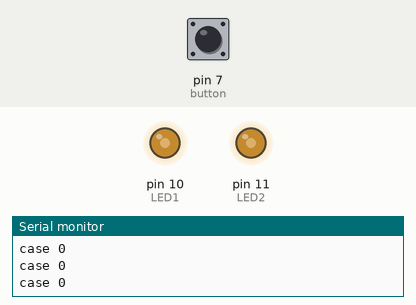
A sketch run on a simulated Arduino Uno, built with avr-gcc and run on an emulated ATmega328P. Parts: output pins drawn as LEDs (lit = HIGH), the last lines printed to the serial monitor. Inputs (shaded band) come from the test bench; at power-on: pin 7 (button) HIGH.

Above: at 1.2 s.
1.3 s: pin 7 (button) pulled LOW for 0.15 s
At 1.9 s:
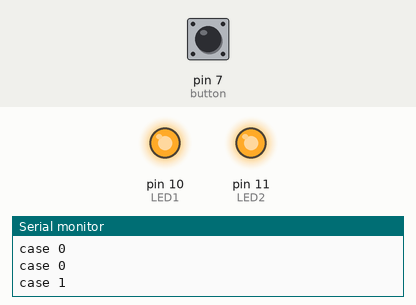
4.3 s: pin 7 (button) pulled LOW for 3.2 s
At 5.5 s:
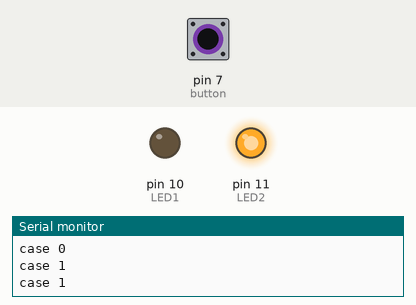
Timing chart, 0 to 21.6 s (numbered marks = the images above; inputs shaded):
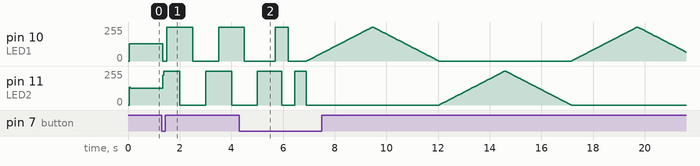

The sketch:

fairylights.ino
```cpp
// Fairy light controller.           Pins 10 and 11 connect to a string of LED's, with alternating polarity.
//                                   Pins 7 and GND connect to a push button to change setting.#

// Bit of a work in progress - need to mess around with the delay functions in the switch statements as they are delaying the incrementing of the selection value.
// Also want to add a twinkle effect where both LED's are blended with eachother, fading back and forth, like the original controller had.

const int LED1 = 10;  // LED string pins, polarity doesn't matter
const int LED2 = 11;

const int button = 7; // pushbutton pin

int sel = 0; // initial case for selection switch

void setup() {

  pinMode(LED1, OUTPUT);
  pinMode(LED2, OUTPUT); // set pins as output

  pinMode(button, INPUT_PULLUP); // set pushbutton as input

  Serial.begin(9600); // debugging

}

void setLED(int ledPos, int speed) // default for speed is around 500ms
{
  if(ledPos == 0)
  {
    digitalWrite(LED1, HIGH);
    delay(speed);
    digitalWrite(LED2, LOW);
    delay(speed);
  }

  if(ledPos == 1)
  {
    digitalWrite(LED1, LOW);
    delay(speed);
    digitalWrite(LED2, HIGH);
    delay(speed);
  }
}

void setLEDfade(int ledPos, int fadeSpeed)
{
  if(ledPos == 0)
  {
    for(int fadeValue = 0 ; fadeValue <= 255 ; fadeValue +=fadeSpeed) {
    analogWrite(10, fadeValue);
    digitalWrite(11, LOW);
    delay(20);
  }

  for(int fadeValue = 255 ; fadeValue >= 0 ; fadeValue -=fadeSpeed) {
    analogWrite(10, fadeValue);
    digitalWrite(11, LOW);
    delay(20);
  }
  }
  if(ledPos == 1)
  {
    for(int fadeValue = 0 ; fadeValue <= 255 ; fadeValue +=fadeSpeed) {
    analogWrite(11, fadeValue);
    digitalWrite(10, LOW);
    delay(20);
  }

  for(int fadeValue = 255 ; fadeValue >= 0 ; fadeValue -=fadeSpeed) {
    analogWrite(11, fadeValue);
    digitalWrite(10, LOW);
    delay(20);
  }


  }
}

void loop() {
  // put your main code here, to run repeatedly:

  if (digitalRead(button) == LOW) { // when button pin is pulled low, increment sel by 1
    sel += 1;
    delay(200);
  }

  if (sel > 4) { // when sel reaches top limit, loop back to 0
    sel = 0;
  }

  switch (sel) { // LED patterns go here

    case 0: // static lights - delay of 2ms is invisible to the human eye, so lights appear static
    Serial.println("case 0");
    setLED(0,2);
    setLED(1,2);
    break;

    case 1: // flashing back and forth slowly
    Serial.println("case 1");
    setLED(0,500);
    setLED(1,500);
    break;

    case 2: // flashing back and forth even faster
    Serial.println("case 2");
    setLED(0,250);
    setLED(1,250);
    break;

    case 3:
    Serial.println("case 3"); // fading back and forth slowly
    setLEDfade(0,2);
    setLEDfade(1,2);
    break;

    case 4:
    Serial.println("case 4"); // fading back and forth faster
    setLEDfade(0,5);
    setLEDfade(1,5);
    break;

  }

}
```
